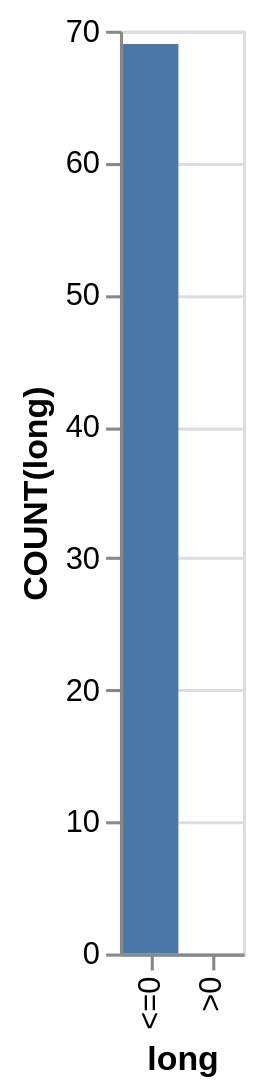

Write a Vega-Lite specification for this figure.
### Vega-Lite specification from a JSON file in a GitHub repository (floating-point values rounded to 4 significant figures)
{"data": {"values": [{"x_data": ">0", "y_data": 0}, {"x_data": "<=0", "y_data": 69}]}, "mark": "bar", "encoding": {"x": {"field": "x_data", "type": "nominal", "title": "long", "sort": "ascending"}, "y": {"field": "y_data", "type": "quantitative", "title": "COUNT(long)"}}}
